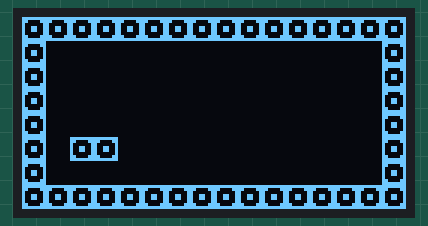
Bench run of a sketch on a simulated Arduino Uno, built with avr-gcc and run on an emulated ATmega328P. On the bench: 128×64 one-colour display.

Above: at 0.1 s.

The sketch:

tilengine_demo.ino
```cpp
/*****************************ADAFRUIT OLED LIBRARY*****************************/

#include <Adafruit_GFX.h>
#include <Adafruit_SSD1306.h>
#include <SPI.h>

#define OLED_DC     6
#define OLED_CS     7
#define OLED_RESET  8

Adafruit_SSD1306 oled(OLED_DC, OLED_RESET, OLED_CS);

void beginDisplay() {
  oled.begin(SSD1306_SWITCHCAPVCC); //use internal voltage generator
  oled.setRotation(2); //set rotation to 2
}

/****************************BITMAPS*******************************************/

const unsigned char PROGMEM block [] = {
  0xFF, 0xC3, 0x81, 0x99, 0x99, 0x81, 0xC3, 0xFF,
};

const unsigned char PROGMEM mushroom [] = {
  0x3C, 0x5A, 0x5A, 0xFF, 0x24, 0x24, 0x24, 0x66,
};

/**************************-= TILENGINE=-***************************************/


/*****-= map =-********/
const uint16_t map1[8] {
  0b1111111111111111,
  0b1000000000000001,
  0b1000000000000001,
  0b1000000000000001,
  0b1000000000000001,
  0b1011000000000001,
  0b1000000000000001,
  0b1111111111111111,
};

struct tilengine {
  tilengine(uint8_t width, uint8_t height);   // Define the width and height of the tile-engine


  uint16_t * puskuri;       // Buffer for the tiles

  void copyBuffer(uint16_t * bufferToCopy);    // Copy a buffer to the tilebuffer

  String returnConfig();  // Just some configuration integers for debugging

  uint16_t tilecount = 0; // Sum of the tiles
  uint8_t width = 0;      // Tiles in x-direction
  uint8_t height = 0;     // Tiles in y-direction

  void draw(uint16_t * xpos, uint16_t * ypos, uint8_t * drawFlag, uint8_t * clearFlag);   // This is the function that draws the entire tilemap

  private:
    uint16_t drawXCursor = 0;   // Cursor coordinates for the tiles
    uint16_t drawYCursor = 0;

};

/* Allocate memory and save the size of the tile-engine */
tilengine::tilengine(uint8_t getWidth, uint8_t getHeight) {
  tilecount = getWidth*getHeight/16;
  width = getWidth;     // Get the amount of the tiles in x-direction
  height = getHeight;   // Get the amount of the tiles in y-direction

  puskuri = new uint16_t[tilecount];   // Allocate memory for the tiles
}

/* This function converts the tilemap to graphics */
void tilengine::draw(uint16_t * xpos, uint16_t * ypos, uint8_t * drawFlag, uint8_t * clearFlag) {


      /*  Special thanks to An0num0us from the Together C & C++ discord group who created the algorithm
          For the x- and y-coordinate bitmap check

          You can find the discord group from this link: https://discord.gg/mTT559R
      */
      if(((map1[drawYCursor] & (1<<drawXCursor))>>drawXCursor)) { // Check if there is a bitmap to draw on this tile
        *xpos = uint16_t((width-1)*8-drawXCursor*8);  // Get the coordinates for the bitmap
        *ypos = uint16_t(drawYCursor*8);
        *drawFlag = 1;                    // Set the draw flag to 1
      }else{
        *drawFlag = 0;
      }

      if(drawXCursor<width-1) {
        drawXCursor++;
      }else{
        drawXCursor = 0;          // If the cursor goes out of the screen
        drawYCursor++;
      }

      if(drawYCursor>=height) {   // If the entire tilemap has been drawn
        drawXCursor = 0;
        drawYCursor = 0;
        *clearFlag = 1;
      }
}

/* This function moves a buffer to the tile-engines buffer */
void tilengine::copyBuffer(uint16_t * bufferToCopy) {
  memcpy(puskuri, bufferToCopy, sizeof(uint16_t)*width*height/16);
}

/* Just a debugging function */
String tilengine::returnConfig() {
  String str = "";

  str += "Width: " + String(width) + "\n";
  str += "Height: " + String(height) + "\n";

  return str;
}

/******************************************************************************/

//#include "tilengine.h"

tilengine engine(16, 8);  // Create an engine object with width of 16 and height of 8

void setup() {
  //Serial.begin(115200);

  beginDisplay();     // Configure the OLED

  oled.clearDisplay();    // Clear the buffer
  oled.display();         // Push the clear buffer to the screen

  engine.copyBuffer(map1);   // Copy the map to the tile-engine's buffer

  //Serial.println(engine.returnConfig());
}

void loop() {
  uint16_t tilex, tiley;    // Coordinates for the bitmaps
  uint8_t drawFlag = 0;     // If 1, you need to draw a bitmap to (tilex, tiley) on the display
  uint8_t clearFlag = 0;    // If 1, you need to draw everything and then clear the display

  engine.draw(&tilex, &tiley, &drawFlag, &clearFlag);

  // Draw a bitmap
  if(drawFlag == 1) {
    oled.drawBitmap(tilex, tiley, block, 8, 8, 1);
  }

  // Push the buffer to the display and clear it
  if(clearFlag == 1) {
    oled.display();
    oled.clearDisplay();
  }
}
```
